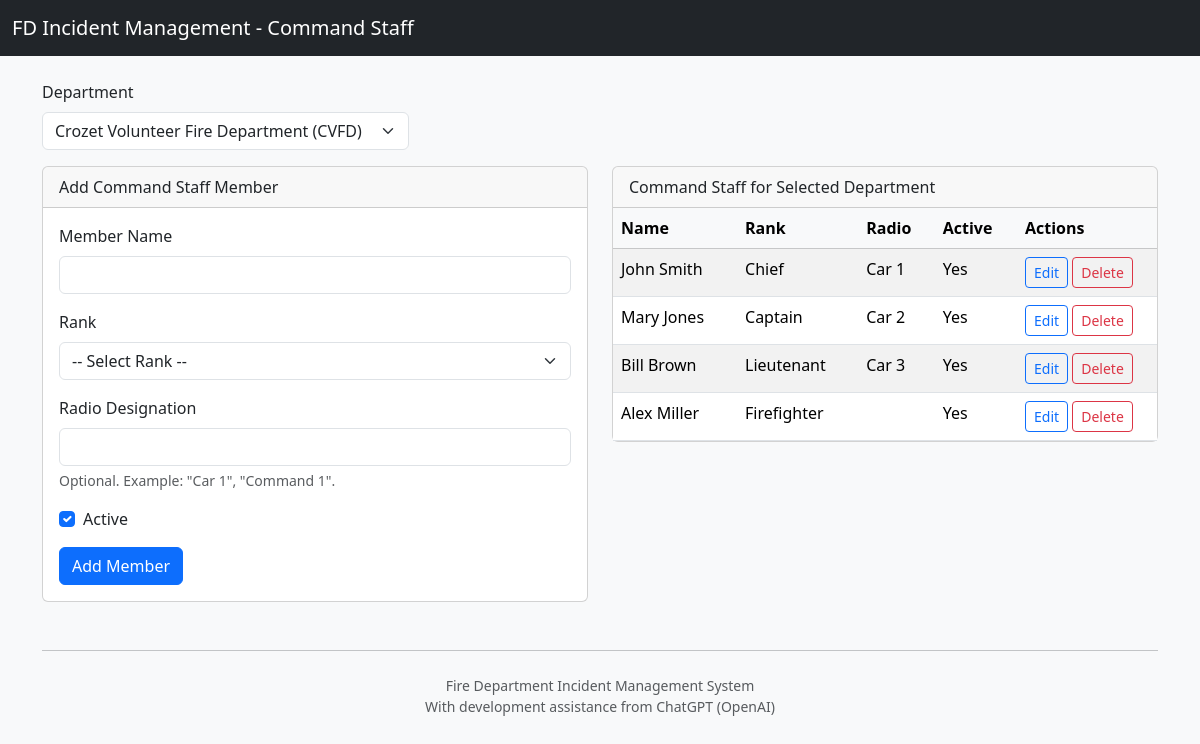
The page /department_command_manage.php?dept_id=1 on the database its author committed.
### tables this page shows
CREATE TABLE `department_command` (
  `id` int(10) UNSIGNED NOT NULL,
  `department_id` int(10) UNSIGNED DEFAULT NULL,
  `dept_id` int(10) UNSIGNED NOT NULL,
  `member_name` varchar(100) NOT NULL,
  `rank_id` int(10) UNSIGNED NOT NULL,
  `radio_designation` varchar(50) DEFAULT NULL,
  `can_be_incident_command` tinyint(1) NOT NULL DEFAULT '0',
  `is_active` tinyint(1) NOT NULL DEFAULT '1',
  `created_at` datetime NOT NULL DEFAULT CURRENT_TIMESTAMP,
  `is_mutual_aid` tinyint(1) NOT NULL DEFAULT '0'
);

CREATE TABLE `department_command_rank` (
  `id` int(10) UNSIGNED NOT NULL,
  `rank_name` varchar(50) NOT NULL,
  `sort_order` int(10) UNSIGNED NOT NULL DEFAULT '0',
  `is_active` tinyint(1) NOT NULL DEFAULT '1'
);

### department_command_manage.php (the view, shortened to what this page needs)
<?php
require_once "db_connect.php";
function e($v) {
    return htmlspecialchars((string)$v, ENT_QUOTES, 'UTF-8');
}
$departments = [];
$result = $conn->query("SELECT id, dept_name, dept_short_name FROM department WHERE is_active = 1 ORDER BY dept_name ASC");
if ($result) {
    while ($row = $result->fetch_assoc()) {
        $departments[] = $row;
    }
}
$currentDeptId = 0;
if (isset($_GET['dept_id'])) {
    $currentDeptId = (int)$_GET['dept_id'];
} elseif (!empty($departments)) {
    $currentDeptId = (int)$departments[0]['id'];
}
$staffList = [];
$editStaff = null;
if ($currentDeptId > 0) {
    $sql = "SELECT dc.*, r.rank_name
            FROM department_command dc
            JOIN department_command_rank r ON dc.rank_id = r.id
            WHERE dc.dept_id = ?
            ORDER BY r.sort_order ASC, r.rank_name ASC, dc.member_name ASC";
    $stmt = $conn->prepare($sql);
    if ($stmt) {
        $stmt->bind_param("i", $currentDeptId);
        $stmt->execute();
        $result = $stmt->get_result();
        while ($row = $result->fetch_assoc()) {
            $staffList[] = $row;
        }
    }
}
?>
<!doctype html>
<html lang="en">
<head>
    <link href="https://cdn.jsdelivr.net/npm/bootstrap@5.3.3/dist/css/bootstrap.min.css" rel="stylesheet"
>
</head>
<body class="bg-light">
<nav class="navbar navbar-expand-lg navbar-dark bg-dark mb-4">
    <div class="container-fluid">
        <span class="navbar-brand">FD Incident Management - Command Staff</span>
    </div>
</nav>
<div class="container mb-5">
    <div class="mb-3">
        <form method="get" action="department_command_manage.php" class="row g-2 align-items-end">
            <div class="col-md-6 col-lg-4">
                <label for="dept_id" class="form-label">Department</label>
                <select class="form-select" id="dept_id" name="dept_id" onchange="this.form.submit()">
                    <?php if (empty($departments)): ?>
                        <option value="0">No active departments found</option>
                    <?php else: ?>
                        <?php foreach ($departments as $dept): ?>
                            <option value="<?php echo (int)$dept['id']; ?>"
                                <?php echo ((int)$dept['id'] === $currentDeptId) ? 'selected' : ''; ?>>
                                <?php echo e($dept['dept_name']); ?> (<?php echo e($dept['dept_short_name']); ?>)
                            </option>
                        <?php endforeach; ?>
                    <?php endif; ?>
                </select>
            </div>
        </form>
    </div>
    <?php if ($currentDeptId <= 0 || empty($departments)): ?>
        <div class="alert alert-warning">
            Please add an active department first on the Department Management page, then return here.
        </div>
    <?php else: ?>
        <div class="row">
            <div class="col-lg-6">
                <div class="card mb-4">
                    <div class="card-header">
                        <?php if ($editStaff): ?>
                            Edit Command Staff Member
                        <?php else: ?>
                            Add Command Staff Member
                        <?php endif; ?>
                    </div>
                    <div class="card-body">
                        <form method="post" action="department_command_manage.php?dept_id=<?php echo $currentDeptId; ?>">
                            <div class="mb-3">
                                <label for="member_name" class="form-label">Member Name</label>
                                <input type="text"
                                       class="form-control"
                                       id="member_name"
                                       name="member_name"
                                       required
                                       value="<?php echo $editStaff ? e($editStaff['member_name']) : ''; ?>">
                            </div>
                            <div class="mb-3">
                                <label for="rank_id" class="form-label">Rank</label>
                                <select class="form-select"
                                        id="rank_id"
                                        name="rank_id"
                                        required>
                                    <option value="">-- Select Rank --</option>
                                </select>
                            </div>
                            <div class="mb-3">
                                <label for="radio_designation" class="form-label">Radio Designation</label>
                                <input type="text"
                                       class="form-control"
                                       id="radio_designation"
                                       name="radio_designation"
                                       value="<?php echo $editStaff ? e($editStaff['radio_designation'] ?? '') : ''; ?>">
                                <div class="form-text">
                                    Optional. Example: "Car 1", "Command 1".
                                </div>
                            </div>
                            <div class="form-check mb-3">
                                <input class="form-check-input"
                                       type="checkbox"
                                       id="is_active"
                                       name="is_active"
                                    <?php
                                    $isActiveChecked = true;
                                    echo $isActiveChecked ? 'checked' : '';
                                    ?>>
                                <label class="form-check-label" for="is_active">
                                    Active
                                </label>
                            </div>
                            <button type="submit" name="save_staff" class="btn btn-primary">
                                <?php echo $editStaff ? 'Update Member' : 'Add Member'; ?>
                            </button>
                        </form>
                    </div>
                </div>
            </div>
            <div class="col-lg-6">
                <div class="card">
                    <div class="card-header">
                        Command Staff for Selected Department
                    </div>
                    <div class="card-body p-0">
                        <?php if (count($staffList) === 0): ?>
                            <p class="p-3 mb-0">No command staff found for this department. Add members using the form on the left.</p>
                        <?php else: ?>
                            <div class="table-responsive">
                                <table class="table table-striped table-hover mb-0">
                                    <thead class="table-light">
                                    <tr>
                                        <th scope="col">Name</th>
                                        <th scope="col">Rank</th>
                                        <th scope="col">Radio</th>
                                        <th scope="col">Active</th>
                                        <th scope="col" style="width: 140px;">Actions</th>
                                    </tr>
                                    </thead>
                                    <tbody>
                                    <?php foreach ($staffList as $staff): ?>
                                        <tr>
                                            <td><?php echo e($staff['member_name']); ?></td>
                                            <td><?php echo e($staff['rank_name']); ?></td>
                                            <td><?php echo e($staff['radio_designation']); ?></td>
                                            <td><?php echo ((int)$staff['is_active'] === 1) ? 'Yes' : 'No'; ?></td>
                                            <td>
                                                <a href="department_command_manage.php?dept_id=<?php echo $currentDeptId; ?>&edit_id=<?php echo (int)$staff['id']; ?>"
                                                   class="btn btn-sm btn-outline-primary">
                                                    Edit
                                                </a>
                                                <a href="department_command_manage.php?dept_id=<?php echo $currentDeptId; ?>&delete_id=<?php echo (int)$staff['id']; ?>"
                                                   class="btn btn-sm btn-outline-danger"
                                                   onclick="return confirm('Are you sure you want to delete this member?');">
                                                    Delete
                                                </a>
                                            </td>
                                        </tr>
                                    <?php endforeach; ?>
                                    </tbody>
                                </table>
                            </div>
                        <?php endif; ?>
                    </div>
                </div>
            </div>
        </div>
    <?php endif; ?>
    <hr class="my-4">
    <footer class="text-center text-muted small">
        Fire Department Incident Management System<br>
        With development assistance from ChatGPT (OpenAI)
    </footer>
</div>
</body>
</html>

### rows shown on the page
department_command: member_name "John Smith", rank.rank_name "Chief", radio_designation "Car 1", is_active "Yes"
department_command: member_name "Mary Jones", rank.rank_name "Captain", radio_designation "Car 2", is_active "Yes"
department_command: member_name "Bill Brown", rank.rank_name "Lieutenant", radio_designation "Car 3", is_active "Yes"
department_command: member_name "Alex Miller", rank.rank_name "Firefighter", is_active "Yes"

### other values the page prints
form field dept_id "Crozet Volunteer Fire Department (CVFD)"
